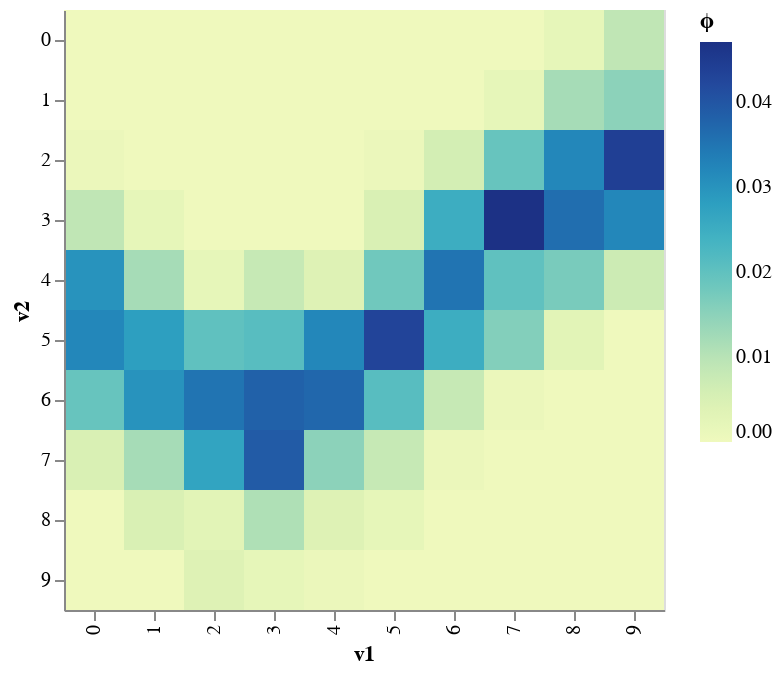

Notebook source saved alongside this figure:
### Markdown cell above
<div class="alert alert-block alert-warning">
<b>Python Tip:</b> 

<a href='https://www.geeksforgeeks.org/zip-in-python/'>`zip(*x)`</a> is a pythonic idiom that "transposes" a list of lists. For instance, if `l = [[1,10], [2,20], [3,30]]`, you'll get back `[[1,2,3], [10,20,30]]`, which you can assign into two lists. This also works for more than two lists. `zip(x)` does the opposite. It works because of <a href='https://treyhunner.com/2018/10/asterisks-in-python-what-they-are-and-how-to-use-them/'>the `*` unpacking operator</a>.
</div>

### Code cell
from itertools import product
v1, v2 = zip(*product(range(10), range(10))) # all the possible combinations of (v1, v2)
prob = [joint(v1,v2) for v1, v2 in zip(v1, v2)]

plot_data = pd.DataFrame({'v1':v1, 'v2':v2, 'ϕ':prob})
alt.Chart(plot_data, width=300, height=300).mark_rect().encode(x='v1:O', y='v2:O', color='ϕ')

### Figure 1 — Vega-Lite specification as saved in the notebook (floating-point values rounded to 4 significant figures)
{"$schema": "https://vega.github.io/schema/vega-lite/v3.4.0.json", "config": {"mark": {"tooltip": null}, "view": {"height": 300, "width": 400}}, "data": {"name": "data-397748fb6c135f44ff027f129b5b312e"}, "datasets": {"data-397748fb6c135f44ff027f129b5b312e": [{"v1": 0, "v2": 0, "ϕ": 0}, {"v1": 0, "v2": 1, "ϕ": 0}, {"v1": 0, "v2": 2, "ϕ": 0.001}, {"v1": 0, "v2": 3, "ϕ": 0.009}, {"v1": 0, "v2": 4, "ϕ": 0.03}, {"v1": 0, "v2": 5, "ϕ": 0.032}, {"v1": 0, "v2": 6, "ϕ": 0.019}, {"v1": 0, "v2": 7, "ϕ": 0.005}, {"v1": 0, "v2": 8, "ϕ": 0}, {"v1": 0, "v2": 9, "ϕ": 0}, {"v1": 1, "v2": 0, "ϕ": 0}, {"v1": 1, "v2": 1, "ϕ": 0}, {"v1": 1, "v2": 2, "ϕ": 0}, {"v1": 1, "v2": 3, "ϕ": 0.002}, {"v1": 1, "v2": 4, "ϕ": 0.012}, {"v1": 1, "v2": 5, "ϕ": 0.028}, {"v1": 1, "v2": 6, "ϕ": 0.03}, {"v1": 1, "v2": 7, "ϕ": 0.012}, {"v1": 1, "v2": 8, "ϕ": 0.005}, {"v1": 1, "v2": 9, "ϕ": 0}, {"v1": 2, "v2": 0, "ϕ": 0}, {"v1": 2, "v2": 1, "ϕ": 0}, {"v1": 2, "v2": 2, "ϕ": 0}, {"v1": 2, "v2": 3, "ϕ": 0}, {"v1": 2, "v2": 4, "ϕ": 0.002}, {"v1": 2, "v2": 5, "ϕ": 0.02}, {"v1": 2, "v2": 6, "ϕ": 0.035}, {"v1": 2, "v2": 7, "ϕ": 0.027}, {"v1": 2, "v2": 8, "ϕ": 0.003}, {"v1": 2, "v2": 9, "ϕ": 0.004}, {"v1": 3, "v2": 0, "ϕ": 0}, {"v1": 3, "v2": 1, "ϕ": 0}, {"v1": 3, "v2": 2, "ϕ": 0}, {"v1": 3, "v2": 3, "ϕ": 0}, {"v1": 3, "v2": 4, "ϕ": 0.008}, {"v1": 3, "v2": 5, "ϕ": 0.021}, {"v1": 3, "v2": 6, "ϕ": 0.038}, {"v1": 3, "v2": 7, "ϕ": 0.039}, {"v1": 3, "v2": 8, "ϕ": 0.011}, {"v1": 3, "v2": 9, "ϕ": 0.002}, {"v1": 4, "v2": 0, "ϕ": 0}, {"v1": 4, "v2": 1, "ϕ": 0}, {"v1": 4, "v2": 2, "ϕ": 0}, {"v1": 4, "v2": 3, "ϕ": 0}, {"v1": 4, "v2": 4, "ϕ": 0.004}, {"v1": 4, "v2": 5, "ϕ": 0.032}, {"v1": 4, "v2": 6, "ϕ": 0.037}, {"v1": 4, "v2": 7, "ϕ": 0.015}, {"v1": 4, "v2": 8, "ϕ": 0.004}, {"v1": 4, "v2": 9, "ϕ": 0.001}, {"v1": 5, "v2": 0, "ϕ": 0}, {"v1": 5, "v2": 1, "ϕ": 0}, {"v1": 5, "v2": 2, "ϕ": 0.001}, {"v1": 5, "v2": 3, "ϕ": 0.005}, {"v1": 5, "v2": 4, "ϕ": 0.018}, {"v1": 5, "v2": 5, "ϕ": 0.043}, {"v1": 5, "v2": 6, "ϕ": 0.021}, {"v1": 5, "v2": 7, "ϕ": 0.008}, {"v1": 5, "v2": 8, "ϕ": 0.002}, {"v1": 5, "v2": 9, "ϕ": 0}, {"v1": 6, "v2": 0, "ϕ": 0}, {"v1": 6, "v2": 1, "ϕ": 0}, {"v1": 6, "v2": 2, "ϕ": 0.006}, {"v1": 6, "v2": 3, "ϕ": 0.025}, {"v1": 6, "v2": 4, "ϕ": 0.035}, {"v1": 6, "v2": 5, "ϕ": 0.025}, {"v1": 6, "v2": 6, "ϕ": 0.008}, {"v1": 6, "v2": 7, "ϕ": 0.001}, {"v1": 6, "v2": 8, "ϕ": 0}, {"v1": 6, "v2": 9, "ϕ": 0}, {"v1": 7, "v2": 0, "ϕ": 0}, {"v1": 7, "v2": 1, "ϕ": 0.002}, {"v1": 7, "v2": 2, "ϕ": 0.019}, {"v1": 7, "v2": 3, "ϕ": 0.047}, {"v1": 7, "v2": 4, "ϕ": 0.02}, {"v1": 7, "v2": 5, "ϕ": 0.016}, {"v1": 7, "v2": 6, "ϕ": 0.001}, {"v1": 7, "v2": 7, "ϕ": 0}, {"v1": 7, "v2": 8, "ϕ": 0}, {"v1": 7, "v2": 9, "ϕ": 0}, {"v1": 8, "v2": 0, "ϕ": 0.002}, {"v1": 8, "v2": 1, "ϕ": 0.012}, {"v1": 8, "v2": 2, "ϕ": 0.032}, {"v1": 8, "v2": 3, "ϕ": 0.036}, {"v1": 8, "v2": 4, "ϕ": 0.017}, {"v1": 8, "v2": 5, "ϕ": 0.003}, {"v1": 8, "v2": 6, "ϕ": 0}, {"v1": 8, "v2": 7, "ϕ": 0}, {"v1": 8, "v2": 8, "ϕ": 0}, {"v1": 8, "v2": 9, "ϕ": 0}, {"v1": 9, "v2": 0, "ϕ": 0.009}, {"v1": 9, "v2": 1, "ϕ": 0.015}, {"v1": 9, "v2": 2, "ϕ": 0.044}, {"v1": 9, "v2": 3, "ϕ": 0.032}, {"v1": 9, "v2": 4, "ϕ": 0.007}, {"v1": 9, "v2": 5, "ϕ": 0}, {"v1": 9, "v2": 6, "ϕ": 0}, {"v1": 9, "v2": 7, "ϕ": 0}, {"v1": 9, "v2": 8, "ϕ": 0}, {"v1": 9, "v2": 9, "ϕ": 0}]}, "encoding": {"color": {"field": "ϕ", "type": "quantitative"}, "x": {"field": "v1", "type": "ordinal"}, "y": {"field": "v2", "type": "ordinal"}}, "height": 300, "mark": "rect", "width": 300}
